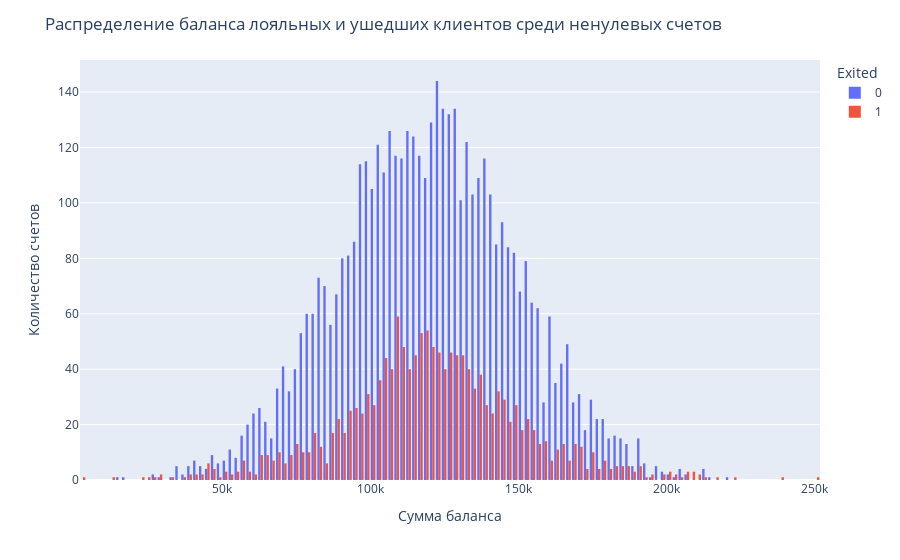

Write notebook code for a chart like this one.
### Code cell
nozero_balance = churn_data[churn_data['Balance']>0]
fig = px.histogram(nozero_balance, x=nozero_balance['Balance'], color=nozero_balance['Exited'])
fig.update_layout(barmode='group', 
                  title='Распределение баланса лояльных и ушедших клиентов среди ненулевых счетов',
                  xaxis_title="Сумма баланса",
                  yaxis_title="Количество счетов",
                  ) 

fig.show()

### Figure 1 — Plotly figure (JSON) as saved in the notebook; plotly's stock layout.template omitted (floating-point values rounded to 4 significant figures; data arrays with more than 128 entries replaced by an {"elided": "..."} marker saying what was removed)
{"data": [{"alignmentgroup": "True", "bingroup": "x", "hovertemplate": "Exited=0<br>Balance=%{x}<br>count=%{y}<extra></extra>", "legendgroup": "0", "marker": {"color": "#636efa", "pattern": {"shape": ""}}, "name": "0", "offsetgroup": "0", "orientation": "v", "showlegend": true, "type": "histogram", "x": {"elided": "4846 float values"}, "xaxis": "x", "yaxis": "y"}, {"alignmentgroup": "True", "bingroup": "x", "hovertemplate": "Exited=1<br>Balance=%{x}<br>count=%{y}<extra></extra>", "legendgroup": "1", "marker": {"color": "#EF553B", "pattern": {"shape": ""}}, "name": "1", "offsetgroup": "1", "orientation": "v", "showlegend": true, "type": "histogram", "x": {"elided": "1537 float values"}, "xaxis": "x", "yaxis": "y"}], "layout": {"barmode": "group", "legend": {"title": {"text": "Exited"}, "tracegroupgap": 0}, "margin": {"t": 60}, "title": {"text": "Распределение баланса лояльных и ушедших клиентов среди ненулевых счетов"}, "xaxis": {"anchor": "y", "domain": [0, 1], "title": {"text": "Сумма баланса"}}, "yaxis": {"anchor": "x", "domain": [0, 1], "title": {"text": "Количество счетов"}}}}
